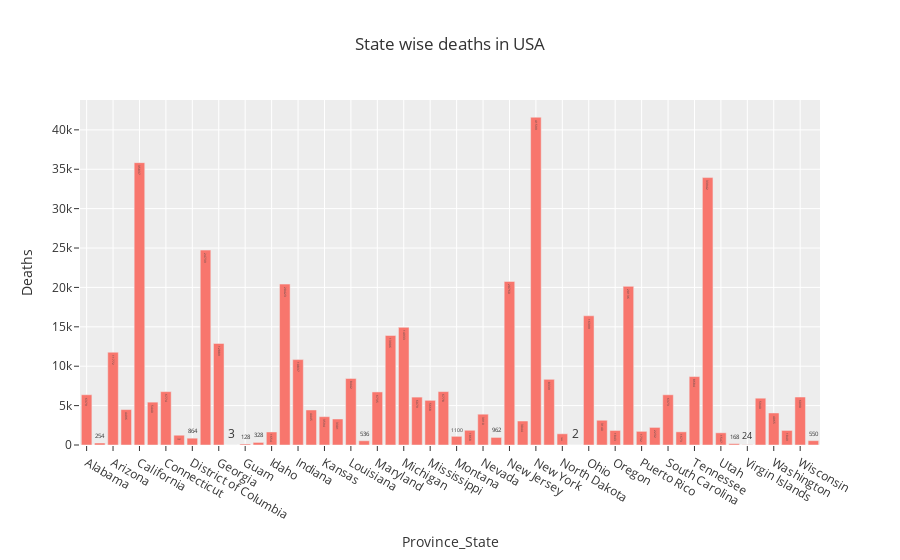

Notebook code cell kept with this figure:
### Code cell
import pandas as pd
pio.templates.default = "ggplot2"
us_data = data[data['Country_Region']=='US'].drop(['Country_Region','Lat', 'Long_'], axis=1)
us_data = us_data[us_data.sum(axis = 1) > 0]
us_data = us_data.groupby(['Province_State'])['Deaths'].sum().reset_index()
us_data_death = us_data[us_data['Deaths'] > 0]
state_fig = px.bar(us_data_death, x='Province_State', y='Deaths', title='State wise deaths in USA', text='Deaths')
state_fig.show()

### Figure 1 — Plotly figure (JSON) as saved in the notebook; plotly's stock layout.template omitted (floating-point values rounded to 4 significant figures)
{"data": [{"alignmentgroup": "True", "hovertemplate": "Province_State=%{x}<br>Deaths=%{text}<extra></extra>", "legendgroup": "", "marker": {"color": "#F8766D"}, "name": "", "offsetgroup": "", "orientation": "v", "showlegend": false, "text": [6379, 254, 11772, 4496, 35837, 5440, 6774, 1241, 864, 24739, 12889, 3, 128, 328, 1654, 20423, 10837, 4445, 3594, 3301, 8442, 536, 6735, 13906, 14933, 6079, 5668, 6778, 1100, 1868, 3910, 962, 20760, 3044, 41599, 8339, 1422, 2, 16399, 3140, 1843, 20136, 1732, 2232, 6373, 1673, 8684, 33942, 1547, 168, 24, 5940, 4065, 1849, 6090, 550], "textposition": "auto", "type": "bar", "x": ["Alabama", "Alaska", "Arizona", "Arkansas", "California", "Colorado", "Connecticut", "Delaware", "District of Columbia", "Florida", "Georgia", "Grand Princess", "Guam", "Hawaii", "Idaho", "Illinois", "Indiana", "Iowa", "Kansas", "Kentucky", "Louisiana", "Maine", "Maryland", "Massachusetts", "Michigan", "Minnesota", "Mississippi", "Missouri", "Montana", "Nebraska", "Nevada", "New Hampshire", "New Jersey", "New Mexico", "New York", "North Carolina", "North Dakota", "Northern Mariana Islands", "Ohio", "Oklahoma", "Oregon", "Pennsylvania", "Puerto Rico", "Rhode Island", "South Carolina", "South Dakota", "Tennessee", "Texas", "Utah", "Vermont", "Virgin Islands", "Virginia", "Washington", "West Virginia", "Wisconsin", "Wyoming"], "xaxis": "x", "y": [6379, 254, 11772, 4496, 35837, 5440, 6774, 1241, 864, 24739, 12889, 3, 128, 328, 1654, 20423, 10837, 4445, 3594, 3301, 8442, 536, 6735, 13906, 14933, 6079, 5668, 6778, 1100, 1868, 3910, 962, 20760, 3044, 41599, 8339, 1422, 2, 16399, 3140, 1843, 20136, 1732, 2232, 6373, 1673, 8684, 33942, 1547, 168, 24, 5940, 4065, 1849, 6090, 550], "yaxis": "y"}], "layout": {"barmode": "relative", "legend": {"tracegroupgap": 0}, "title": {"text": "State wise deaths in USA"}, "xaxis": {"anchor": "y", "domain": [0, 1], "title": {"text": "Province_State"}}, "yaxis": {"anchor": "x", "domain": [0, 1], "title": {"text": "Deaths"}}}}
